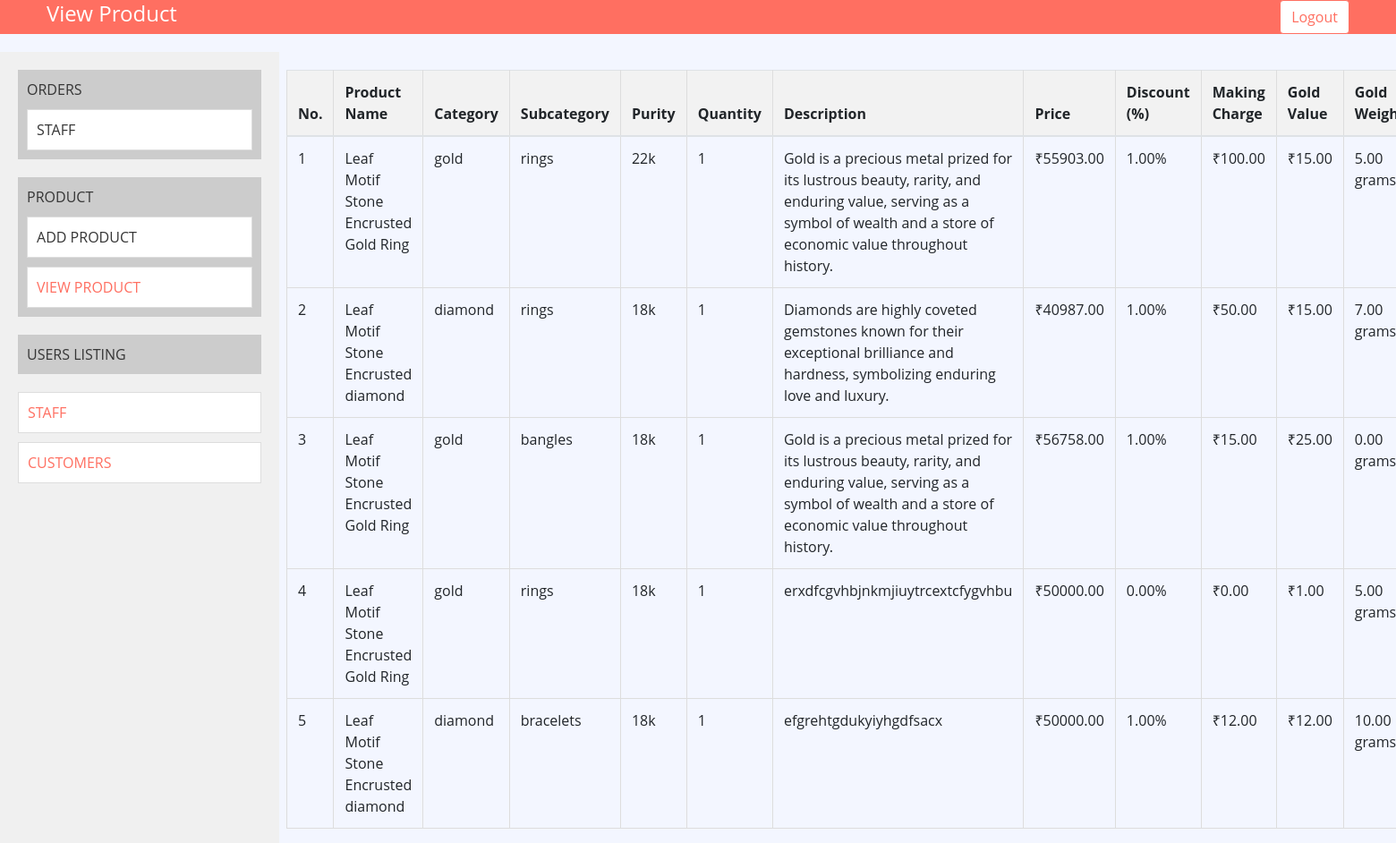
/viewproduct/, run on the app's committed database.
### userapp/models.py (models this page shows, shortened)
class Product(models.Model):
    product_id = models.AutoField(primary_key=True)
    product_name = models.CharField(max_length=255)
    category = models.CharField(max_length=100)
    subcategory = models.CharField(max_length=100)
    purity_of_gold = models.CharField(max_length=10, default='18k')
    quantity = models.IntegerField(default=1)
    description = models.TextField()
    status = models.CharField(max_length=20, choices=(("active", "Active"), ("inactive", "Inactive")))
    product_image = models.ImageField(upload_to='product_images/')
    price = models.DecimalField(max_digits=10, decimal_places=2)
    discount = models.DecimalField(max_digits=5, decimal_places=2, default=0)
    making_charge = models.DecimalField(max_digits=10, decimal_places=2, default=0)
    gold_value = models.DecimalField(max_digits=10, decimal_places=2, default=0)
    stone_cost = models.DecimalField(max_digits=10, decimal_places=2, default=0)
    gst_rate = models.DecimalField(max_digits=5, decimal_places=2, default=0)
    sale_price = models.DecimalField(max_digits=10, decimal_places=2, blank=True, null=True)
    gold_weight = models.DecimalField(max_digits=10, decimal_places=2, default=0) # New field for gold weight

### userapp/views.py (the view)
# urls.py: path('viewproduct/', views.view_product, name='viewproduct'),
def view_product(request):
    products = Product.objects.all()  # Retrieve all products from the database
    return render(request, 'viewproduct.html', {'products': products})

### template/viewproduct.html (shortened to what this page needs)
{% load static %}
<!DOCTYPE html>
<html lang="en">
<head>
    <link href="https://stackpath.bootstrapcdn.com/bootstrap/4.4.1/css/bootstrap.min.css" rel="stylesheet">
    <link href="https://cdnjs.cloudflare.com/ajax/libs/font-awesome/5.10.0/css/all.min.css" rel="stylesheet">
    <link href="{% static 'lib/slick/slick.css' %}" rel="stylesheet">
    <link href="{% static 'lib/slick/slick-theme.css' %}" rel="stylesheet">
    <link href="{% static 'css/style.css' %}" rel="stylesheet">
</head>
<div class="nav">
    <div class="container-fluid">
        <nav class="navbar navbar-expand-md bg-dark navbar-dark">
            <h4 class="view-product-heading">View Product</h4>
            <div class="collapse navbar-collapse justify-content-between" id="navbarCollapse">
                <div class="navbar-nav ml-auto">
                    <a href="" class="nav-item nav-link" style="color: white;"></a>
                                <a href="{% url 'logout' %}" class="btn btn-primary">Logout</a>
                            </div>
                    </div>
                </div>
            </div>
<div class="clearfix">
    <div class="sidebar">
        <div class="sidebar-item">
            ORDERS
            <div class="account-box">
                <div class="content-item" href="{% url 'viewproduct' %}">STAFF</div>
            </div>
        </div>
        <div class="sidebar-item">
            PRODUCT
            <div class="account-box">
                <div class="content-item" onclick="loadAddProductForm()">ADD PRODUCT</div>
            </div>
            <div class="account-box">
                <a class="content-item" href="{% url 'viewproduct' %}">VIEW PRODUCT</a>
            </div>
        </div>
        <div class="sidebar-item">USERS LISTING</div>
        <div class="account-box">
            <a class="content-item" href="{% url 'staff_list' %}">STAFF</a>
        </div>
        <div class="account-box">
            <a class="content-item" href="{% url 'customer_list' %}">CUSTOMERS</a>
        </div>
    </div>
    <div class="content">
        <div class="table-container">
            <table class="table">
                <thead>
                <tr>
                    <th>No.</th>
                    <th>Product Name</th>
                    <th>Category</th>
                    <th>Subcategory</th>
                    <th>Purity</th>
                    <th>Quantity</th>
                    <th>Description</th>
                    <th>Price</th>
                    <th>Discount (%)</th>
                    <th>Making Charge</th>
                    <th>Gold Value</th>
                    <th>Gold Weight</th>
                </tr>
                </thead>
                <tbody>
                {% for product in products %}
                    <tr>
                        <td>{{ forloop.counter }}</td>
                        <td>{{ product.product_name }}</td>
                        <td>{{ product.category }}</td>
                        <td>{{ product.subcategory }}</td>
                        <td>{{ product.purity_of_gold }}</td>
                        <td>{{ product.quantity }}</td>
                        <td>{{ product.description }}</td>
                        <td>₹{{ product.price }}</td>
                        <td>{{ product.discount }}%</td>
                        <td>₹{{ product.making_charge }}</td>
                        <td>₹{{ product.gold_value }}</td>
                        <td>{{ product.gold_weight }} grams</td>
                    </tr>
                {% endfor %}
                </tbody>
            </table>
        </div>
    </div>
</div>
</body>
</html>

### static/css/style.css (style rules this page uses)
a { color: #FF6F61; }
@media (min-width: 992px) { .container-fluid { padding-right: 60px; padding-left: 60px; } }
.btn { color: #FF6F61; background: #ffffff; border: 1px solid #FF6F61; }
.nav { position: relative; }
@media (min-width: 992px) { .nav .container-fluid { padding-left: 52px; padding-right: 52px; } }
.nav .navbar { height: 100%; padding: 0; }
@media (min-width: 768px) { .nav, .nav .navbar { background: #FF6F61 !important; } }
@media (min-width: 768px) { .nav .navbar-dark a.nav-link { color: #ffffff; font-size: 14px; text-transform: uppercase; } }

### template/viewproduct.html (style rules this page uses)
table { width: 100%; border-collapse: collapse; margin-bottom: 20px; }
th { padding: 10px; text-align: left; }
td { padding: 10px; text-align: left; }
th:nth-child(1), td:nth-child(1) { width: 5%; }
th:nth-child(2), td:nth-child(2) { width: 15%; }
th:nth-child(3), td:nth-child(3) { width: 10%; }
th, td { border: 1px solid #dddddd; text-align: left; padding: 8px; }
th { background-color: #f2f2f2; }
.sidebar { width: 20%; background-color: #f0f0f0; padding: 20px; position: fixed; height: 100%; overflow: auto; }
.sidebar-item { margin-bottom: 20px; padding: 10px; background-color: #ccc; cursor: pointer; transition: background-color 0.3s ease; }
.account-box { background-color: #fff; border: 1px solid #ddd; padding: 10px; margin-top: 10px; }
.content { margin: 20px 20px 20px 0; padding: 20px; }
.clearfix:after { content: ""; display: table; clear: both; }
.table-container { width: 80%; float: right; }
.nav { width: 100%; }
h4.view-product-heading { color: white; }

### data on the page
Product: product_name "Leaf Motif Stone Encrusted Gold Ring", category "gold", subcategory "rings", purity_of_gold "22k", quantity "1", description "Gold is a precious metal prized for its lustrous beauty, rarity, and enduring value, serving as a symbol of wealth and a store of economic value throughout history.", price "55903.00", discount "1.00", making_charge "100.00", gold_value "15.00", gold_weight "5.00"
Product: product_name "Leaf Motif Stone Encrusted diamond", category "diamond", subcategory "rings", purity_of_gold "18k", quantity "1", description "Diamonds are highly coveted gemstones known for their exceptional brilliance and hardness, symbolizing enduring love and luxury.", price "40987.00", discount "1.00", making_charge "50.00", gold_value "15.00", gold_weight "7.00"
Product: product_name "Leaf Motif Stone Encrusted Gold Ring", category "gold", subcategory "bangles", purity_of_gold "18k", quantity "1", description "Gold is a precious metal prized for its lustrous beauty, rarity, and enduring value, serving as a symbol of wealth and a store of economic value throughout history.", price "56758.00", discount "1.00", making_charge "15.00", gold_value "25.00", gold_weight "0.00"
Product: product_name "Leaf Motif Stone Encrusted Gold Ring", category "gold", subcategory "rings", purity_of_gold "18k", quantity "1", description "erxdfcgvhbjnkmjiuytrcextcfygvhbu", price "50000.00", discount "0.00", making_charge "0.00", gold_value "1.00", gold_weight "5.00"
Product: product_name "Leaf Motif Stone Encrusted diamond", category "diamond", subcategory "bracelets", purity_of_gold "18k", quantity "1", description "efgrehtgdukyiyhgdfsacx", price "50000.00", discount "1.00", making_charge "12.00", gold_value "12.00", gold_weight "10.00"
